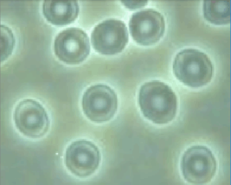
#> input picture cell3.jpg, 231 x 185 px
$ python 629.py   (older library calls are emulated)
#> lines starting #> are read from the running program, lines starting #| are printed output that depends on the picture
'''
-*- coding: utf-8 -*-
@Author  : LiZhichao
@Time    : 2019/6/24 8:48
@Software: PyCharm
@File    : 624.py
'''
from tkinter import *
from tkinter import filedialog
import cv2 as cv
import numpy as np
from matplotlib import pyplot as plt
from tkinter import filedialog
import os

def dis(title,num,files):
    cv.namedWindow(title, 0)
    cv.resizeWindow(title, num * H, W)
    cv.imshow(title, np.hstack(files))
    cv.waitKey(0)
    cv.destroyAllWindows()

def display(num,titles,files):
    for i in range(num):
        plt.figure("hist")
        arr = files[i].flatten()
        plt.subplot(1,2,i+1)
        plt.title(titles[i])
        n, bins, patches = plt.hist(arr, bins=256, density=1,edgecolor='None',
                                    facecolor='red')
    plt.show()

def displays(Name,r,c,titles,files):
    plt.figure(Name)
    for i in range(len(files)):
        plt.subplot(r,c,i+1)
        plt.imshow(files[i], cmap='gray')
        plt.xticks([]), plt.yticks([])
        plt.title(titles[i])
    plt.show()

#灰度化
def grey(img):
    # 获取当前图片的信息
    imgInfo = img.shape
    heigh = imgInfo[0]
    width = imgInfo[1]
    # dst 一般是新建值，目标图片
    dst = np.zeros((heigh, width), np.uint8)
    for i in range(0, heigh):
        for j in range(0, width):
            gray = 0.114 * img[i, j, 0] + 0.587 * img[i, j, 1] + 0.299 * img[i, j, 2]
            dst[i, j] = np.uint8(gray)
    return dst

#灰度上移
# [76 lines left out: functions huidushangyi, huiduxiayi, huiduduibidu, huidufanzhuan, gama, erzhihua, not called in this run]

#直方图均衡化
def Hist(img):
    Newimg = np.zeros((H, W), np.uint8)  # 二维数组
    Hist = np.zeros(256, np.int)  # Pixel sum一维均衡化前
    EqHist = np.zeros(256, np.int)  # Equal Pixel均衡化后
    HistP = np.zeros(256, np.float)  # 像素概率
    HistPSUM = np.zeros(256, np.float)  # 像素概率和
    Pixelsum = H * W
    for i in range(H):
        for j in range(W):
            # Every Gray Pixel sum
            Hist[img[i,j]]+=1#像素点出现的次数

    for i in range(256):
        HistP[i] =Hist[i]/Pixelsum#像素点出现的概率

    for i in range(1,256):
        HistPSUM[i] =HistP[i]+HistPSUM[i-1]#归一化

    for i in range(256):
        EqHist[i] =HistPSUM[i]*255#均衡化后灰度值

    for i in range(H):
        for j in range(W):
            # Set New pixels Gray
            Newimg[i,j]= EqHist[img[i,j]]

    files = [img,Newimg]
    titles = ["first","last"]
    displays("Hist",1,2,titles,files)
    display(2,titles,files)
    return Newimg

#直方图规定化
# [61 lines left out: functions cumFre, histMatching, cross3x3, not called in this run]

#5x5
def cross5x5(img):
    curimg = np.zeros((H,W),np.uint8)
    newimg = np.zeros((H,W),np.uint8)

    for i in range(1,H-2):
        for j in range(1,W-2):
            t00 = img[i-2,j-2]
            t01 = img[i-2,j-1]
            t02 = img[i-2,j]
            t03 = img[i-2,j+1]
            t04 = img[i-2,j+2]
            t10 = img[i-1, j - 2]
            t11 = img[i-1, j - 1]
            t12 = img[i-1, j]
            t13 = img[i-1, j + 1]
            t14 = img[i-1, j + 2]
            t20 = img[i , j - 2]
            t21 = img[i , j - 1]
            t22 = img[i , j]
            t23 = img[i , j + 1]
            t24 = img[i , j + 2]
            t30 = img[i+1, j - 2]
            t31 = img[i+1, j - 1]
            t32 = img[i+1, j]
            t33 = img[i+1, j + 1]
            t34 = img[i+1, j + 2]
            t40 = img[i+2, j - 2]
            t41 = img[i+2, j - 1]
            t42 = img[i+2, j]
            t43 = img[i+2, j + 1]
            t44 = img[i+2, j + 2]
            templ =[t00,t01,t02,t03,t04,t10,t11,t12,t13,t14,t20,t21,t22,t23,t24,t30,t31,t32,t33,t34,t40,t41,t42,t43,t44]
            templ.sort()
            curimg[i,j]=templ[12]
    for i in range(img.shape[0]):
        for j in range(img.shape[1]):
            if i == 0:
                newimg[i, j] = img[i, j]
            elif j == 0:
                newimg[i, j] = img[i, j]
            elif i == H-1 or i == H-2:
                newimg[i, j] = img[i, j]
            elif j == W-1 or j==W-2:
                newimg[i, j] = img[i, j]
            else:
                newimg[i, j] = curimg[i, j]
    files = [img, curimg, newimg]
    dis('5x5', 3, files)
    return newimg

#Robert算子
def Robert(H,W,img):
    imgR = np.zeros((H,W),np.uint8)
    for i in range(0, H - 1):
        for j in range(0, W - 1):
            a00 = np.int16(img[i,j])
            a01 = np.int16(img[i,j+1])
            a10 = np.int16(img[i+1,j])
            a11 = np.int16(img[i+1,j+1])
            # u = np.sqrt((a00-a11)**2 + (a10-a01)**2)
            u = np.abs((a00-a11))+np.abs(a10-a01)
            if u>= 255:
                u = 255
            elif u<0:
                u = 0
            imgR[i,j] =np.uint8(u)
    files = [img,imgR]
    dis('Robert', 2, files)
    return imgR

#梯度
# [281 lines left out: functions Grad, Prewitt, Sobel, Synthetic, Laplace, Lookformin and 4 more, not called in this run]

if __name__ == '__main__':
    # [7 lines of commented-out code are left out]
    img = cv.imread("cell3.jpg")
#> img is the input picture: shape (185, 231, 3); mean B, G, R 159.4, 181.6, 150.3
    img1 = grey(img)
#> after the loop in grey, `for i in range(0, heigh):`:
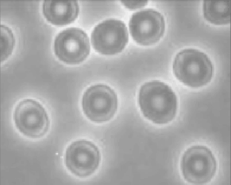
#> dst: shape (185, 231); min 118, max 241, mean 169.2
    H = img1.shape[0]
#> H = 185
    W = img1.shape[1]
#> W = 231
    print(img1.shape)
#| (185, 231)
    cv.imshow("img1",img1)

    # [12 lines of commented-out code are left out]

    imgh1 = Hist(img1)
#> the loop in displays, `for i in range(len(files)):` made 2 passes
#> in displays, `plt.show()`:
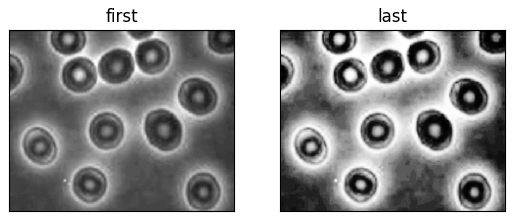
#> figure drawn by matplotlib, 2 panels
#> in display, `plt.show()`:
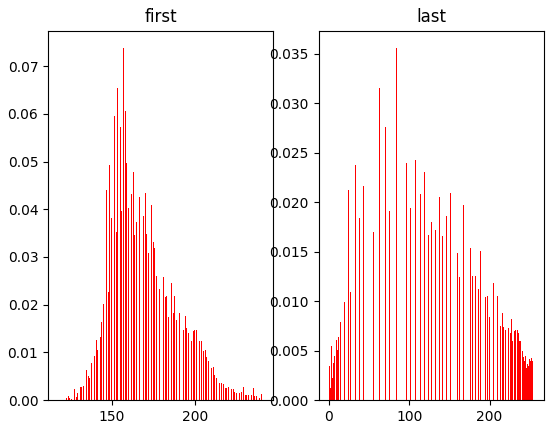
#> figure drawn by matplotlib, 2 panels; panel 1: tallest bar 0.0737 high, from x = 156.9 to 157.4; panel 2: tallest bar 0.0356 high, from x = 83.67 to 84.67
    # cv.imshow("imgh1",imgh1)
    imgN1 = cross5x5(imgh1)
#> after the loop in cross5x5, `for i in range(1,H-2):`:
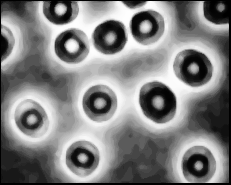
#> curimg: shape (185, 231); min 0, max 254, mean 127.5
#> in dis, `cv.imshow(title, np.hstack(files))`:
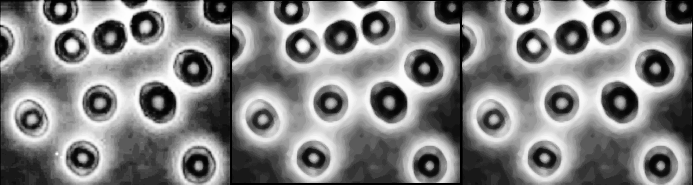
#> window '5x5': shape (185, 693); min 0, max 255, mean 128.5
    cv.imshow("5x5",imgN1)
    # [6 lines of commented-out code are left out]
    imgR = Robert(H, W, imgN1)
#> after the loop in Robert, `for i in range(0, H - 1):`:
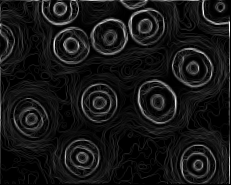
#> imgR: shape (185, 231); min 0, max 255, mean 22
#> call 2 of dis, with title = 'Robert', num = 2
#> in dis (call 2), `cv.imshow(title, np.hstack(files))`:
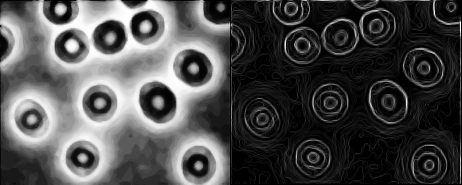
#> window 'Robert': shape (185, 462); min 0, max 255, mean 75.5
    cv.imshow("imgR",imgR)
    # [44 lines of commented-out code are left out]


    cv.waitKey(0)
    cv.destroyAllWindows()

$ run again, with cell.jpg copied over cell3.jpg
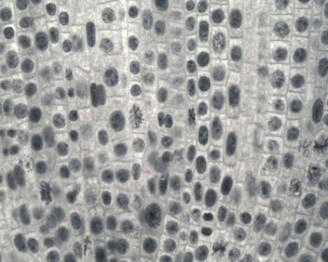
#> input picture cell.jpg, 328 x 262 px
#> img is the input picture: shape (262, 328, 3); mean B, G, R 158.9, 159.5, 159
#| (262, 328)
#> the loop in displays, `for i in range(len(files)):` made 2 passes
#> after the loop in Robert, `for i in range(0, H - 1):`:
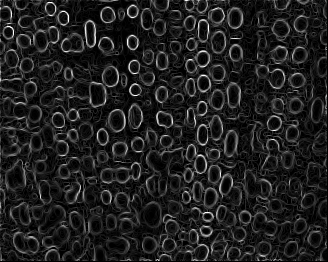
#> imgR: shape (262, 328); min 0, max 255, mean 31.4
#> in dis (call 2), `cv.imshow(title, np.hstack(files))`:
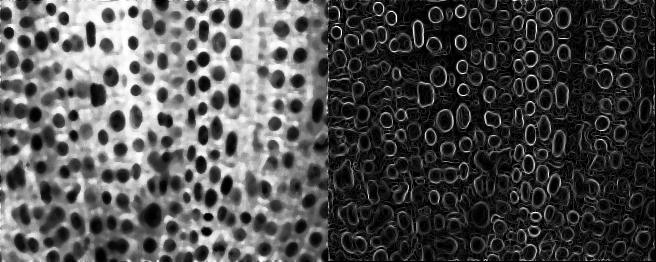
#> window 'Robert': shape (262, 656); min 0, max 255, mean 80.4

$ run again, with cell1.jpg copied over cell3.jpg
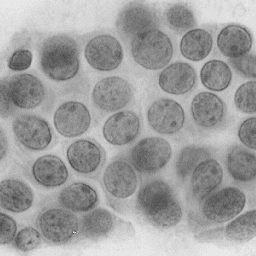
#> input picture cell1.jpg, 256 x 256 px
#> img is the input picture: shape (256, 256, 3); min 66, max 239, mean 158.8
#| (256, 256)
#> the loop in displays, `for i in range(len(files)):` made 2 passes
#> after the loop in Robert, `for i in range(0, H - 1):`:
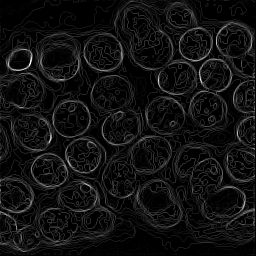
#> imgR: shape (256, 256); min 0, max 255, mean 16.6
#> in dis (call 2), `cv.imshow(title, np.hstack(files))`:
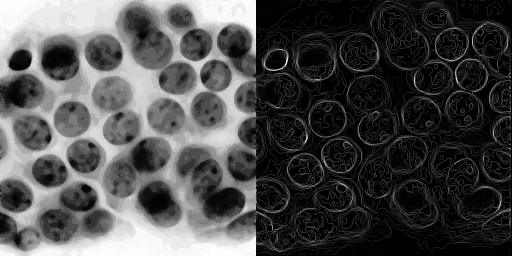
#> window 'Robert': shape (256, 512); min 0, max 255, mean 75.9

$ run again, with cell2.jpg copied over cell3.jpg
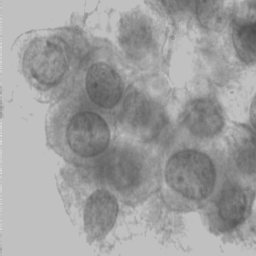
#> input picture cell2.jpg, 256 x 256 px
#> img is the input picture: shape (256, 256, 3); min 73, max 224, mean 158.7
#| (256, 256)
#> the loop in displays, `for i in range(len(files)):` made 2 passes
#> in dis (call 2), `cv.imshow(title, np.hstack(files))`:
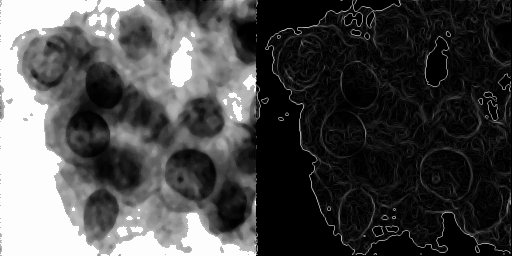
#> window 'Robert': shape (256, 512); min 0, max 255, mean 74.5
